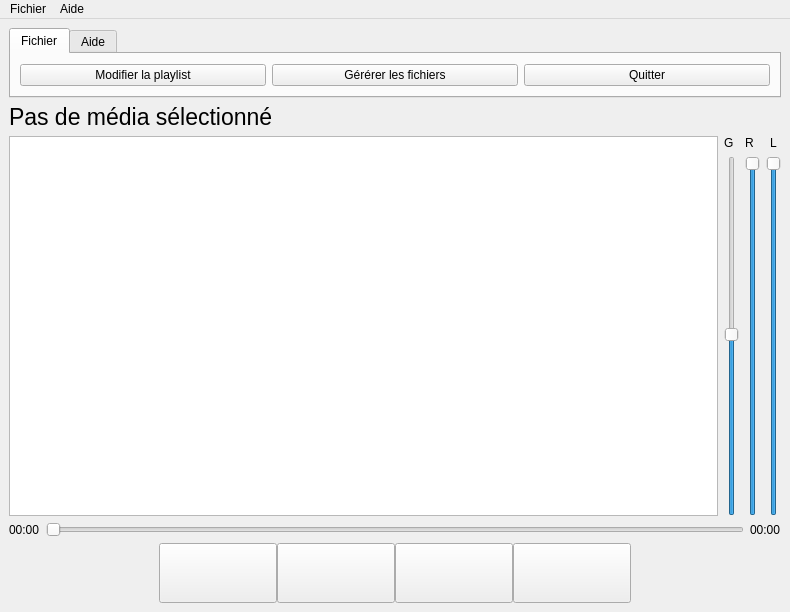
<?xml version="1.0" encoding="UTF-8"?>
<ui version="4.0">
 <class>MainWindow</class>
 <widget class="QMainWindow" name="MainWindow">
  <property name="geometry">
   <rect>
    <x>0</x>
    <y>0</y>
    <width>790</width>
    <height>612</height>
   </rect>
  </property>
  <property name="windowTitle">
   <string>Fast Sound System</string>
  </property>
  <property name="windowIcon">
   <iconset resource="ressources.qrc">
    <normaloff>:/assets/icon.svg</normaloff>:/assets/icon.svg</iconset>
  </property>
  <widget class="QWidget" name="centralwidget">
   <layout class="QGridLayout" name="gridLayout_3">
    <item row="0" column="0">
     <widget class="QTabWidget" name="tabWidget">
      <property name="sizePolicy">
       <sizepolicy hsizetype="Expanding" vsizetype="Maximum">
        <horstretch>0</horstretch>
        <verstretch>0</verstretch>
       </sizepolicy>
      </property>
      <property name="tabShape">
       <enum>QTabWidget::TabShape::Rounded</enum>
      </property>
      <property name="currentIndex">
       <number>0</number>
      </property>
      <property name="elideMode">
       <enum>Qt::TextElideMode::ElideNone</enum>
      </property>
      <widget class="QWidget" name="file">
       <attribute name="title">
        <string>Fichier</string>
       </attribute>
       <layout class="QGridLayout" name="gridLayout">
        <item row="0" column="0">
         <layout class="QHBoxLayout" name="horizontalLayout_5">
          <property name="sizeConstraint">
           <enum>QLayout::SizeConstraint::SetMinimumSize</enum>
          </property>
          <item>
           <widget class="QPushButton" name="pushButton">
            <property name="text">
             <string>Modifier la playlist</string>
            </property>
           </widget>
          </item>
          <item>
           <widget class="QPushButton" name="pushButton_2">
            <property name="text">
             <string>Gérérer les fichiers</string>
            </property>
           </widget>
          </item>
          <item>
           <widget class="QPushButton" name="pushButton_3">
            <property name="text">
             <string>Quitter</string>
            </property>
            <property name="icon">
             <iconset theme="application-exit"/>
            </property>
            <property name="iconSize">
             <size>
              <width>20</width>
              <height>20</height>
             </size>
            </property>
           </widget>
          </item>
         </layout>
        </item>
       </layout>
      </widget>
      <widget class="QWidget" name="help">
       <attribute name="title">
        <string>Aide</string>
       </attribute>
       <layout class="QGridLayout" name="gridLayout_2">
        <item row="0" column="0">
         <widget class="QPushButton" name="pushButton_4">
          <property name="sizePolicy">
           <sizepolicy hsizetype="Fixed" vsizetype="Fixed">
            <horstretch>0</horstretch>
            <verstretch>0</verstretch>
           </sizepolicy>
          </property>
          <property name="text">
           <string>À propos</string>
          </property>
          <property name="icon">
           <iconset theme="dialog-information"/>
          </property>
         </widget>
        </item>
       </layout>
      </widget>
     </widget>
    </item>
    <item row="1" column="0">
     <widget class="QLabel" name="label">
      <property name="font">
       <font>
        <pointsize>17</pointsize>
       </font>
      </property>
      <property name="text">
       <string>Pas de média sélectionné</string>
      </property>
     </widget>
    </item>
    <item row="2" column="0">
     <layout class="QHBoxLayout" name="horizontalLayout_4">
      <item>
       <widget class="QListWidget" name="listWidget">
        <property name="minimumSize">
         <size>
          <width>360</width>
          <height>125</height>
         </size>
        </property>
       </widget>
      </item>
      <item>
       <layout class="QHBoxLayout" name="horizontalLayout_3">
        <item>
         <layout class="QVBoxLayout" name="verticalLayout_2">
          <item>
           <widget class="QLabel" name="General">
            <property name="text">
             <string>G</string>
            </property>
           </widget>
          </item>
          <item>
           <widget class="QSlider" name="Gslider">
            <property name="value">
             <number>50</number>
            </property>
            <property name="orientation">
             <enum>Qt::Orientation::Vertical</enum>
            </property>
           </widget>
          </item>
         </layout>
        </item>
        <item>
         <layout class="QVBoxLayout" name="verticalLayout_3">
          <item>
           <widget class="QLabel" name="Right">
            <property name="text">
             <string>R</string>
            </property>
           </widget>
          </item>
          <item>
           <widget class="QSlider" name="RSlider">
            <property name="value">
             <number>99</number>
            </property>
            <property name="orientation">
             <enum>Qt::Orientation::Vertical</enum>
            </property>
           </widget>
          </item>
         </layout>
        </item>
        <item>
         <layout class="QVBoxLayout" name="verticalLayout">
          <item>
           <widget class="QLabel" name="left">
            <property name="text">
             <string>L</string>
            </property>
            <property name="alignment">
             <set>Qt::AlignmentFlag::AlignCenter</set>
            </property>
           </widget>
          </item>
          <item>
           <widget class="QSlider" name="LSlider">
            <property name="value">
             <number>99</number>
            </property>
            <property name="orientation">
             <enum>Qt::Orientation::Vertical</enum>
            </property>
           </widget>
          </item>
         </layout>
        </item>
       </layout>
      </item>
     </layout>
    </item>
    <item row="3" column="0">
     <layout class="QVBoxLayout" name="verticalLayout_4">
      <item>
       <layout class="QHBoxLayout" name="horizontalLayout_2">
        <property name="sizeConstraint">
         <enum>QLayout::SizeConstraint::SetFixedSize</enum>
        </property>
        <item>
         <widget class="QLabel" name="label_2">
          <property name="text">
           <string>00:00</string>
          </property>
         </widget>
        </item>
        <item>
         <widget class="QSlider" name="horizontalSlider">
          <property name="orientation">
           <enum>Qt::Orientation::Horizontal</enum>
          </property>
         </widget>
        </item>
        <item>
         <widget class="QLabel" name="label_3">
          <property name="text">
           <string>00:00</string>
          </property>
         </widget>
        </item>
       </layout>
      </item>
      <item>
       <layout class="QHBoxLayout" name="horizontalLayout">
        <property name="spacing">
         <number>0</number>
        </property>
        <property name="sizeConstraint">
         <enum>QLayout::SizeConstraint::SetMaximumSize</enum>
        </property>
        <property name="leftMargin">
         <number>150</number>
        </property>
        <property name="rightMargin">
         <number>150</number>
        </property>
        <item>
         <widget class="QPushButton" name="PrevButton">
          <property name="sizePolicy">
           <sizepolicy hsizetype="Minimum" vsizetype="Minimum">
            <horstretch>0</horstretch>
            <verstretch>0</verstretch>
           </sizepolicy>
          </property>
          <property name="minimumSize">
           <size>
            <width>60</width>
            <height>60</height>
           </size>
          </property>
          <property name="text">
           <string/>
          </property>
          <property name="icon">
           <iconset resource="ressources.qrc">
            <normaloff>:/assets/Prev64px.svg</normaloff>:/assets/Prev64px.svg</iconset>
          </property>
          <property name="iconSize">
           <size>
            <width>45</width>
            <height>45</height>
           </size>
          </property>
         </widget>
        </item>
        <item>
         <widget class="QPushButton" name="PlayButton">
          <property name="sizePolicy">
           <sizepolicy hsizetype="Minimum" vsizetype="Minimum">
            <horstretch>0</horstretch>
            <verstretch>0</verstretch>
           </sizepolicy>
          </property>
          <property name="minimumSize">
           <size>
            <width>60</width>
            <height>60</height>
           </size>
          </property>
          <property name="baseSize">
           <size>
            <width>60</width>
            <height>60</height>
           </size>
          </property>
          <property name="text">
           <string/>
          </property>
          <property name="icon">
           <iconset resource="ressources.qrc">
            <normaloff>:/assets/play32px.svg</normaloff>:/assets/play32px.svg</iconset>
          </property>
          <property name="iconSize">
           <size>
            <width>45</width>
            <height>45</height>
           </size>
          </property>
          <property name="flat">
           <bool>false</bool>
          </property>
         </widget>
        </item>
        <item>
         <widget class="QPushButton" name="StopButton">
          <property name="sizePolicy">
           <sizepolicy hsizetype="Minimum" vsizetype="Minimum">
            <horstretch>0</horstretch>
            <verstretch>0</verstretch>
           </sizepolicy>
          </property>
          <property name="minimumSize">
           <size>
            <width>60</width>
            <height>60</height>
           </size>
          </property>
          <property name="text">
           <string/>
          </property>
          <property name="icon">
           <iconset resource="ressources.qrc">
            <normaloff>:/assets/Stop64px.svg</normaloff>:/assets/Stop64px.svg</iconset>
          </property>
          <property name="iconSize">
           <size>
            <width>45</width>
            <height>45</height>
           </size>
          </property>
         </widget>
        </item>
        <item>
         <widget class="QPushButton" name="NextButton">
          <property name="sizePolicy">
           <sizepolicy hsizetype="Minimum" vsizetype="Minimum">
            <horstretch>0</horstretch>
            <verstretch>0</verstretch>
           </sizepolicy>
          </property>
          <property name="text">
           <string/>
          </property>
          <property name="icon">
           <iconset resource="ressources.qrc">
            <normaloff>:/assets/Next64px.svg</normaloff>:/assets/Next64px.svg</iconset>
          </property>
          <property name="iconSize">
           <size>
            <width>45</width>
            <height>45</height>
           </size>
          </property>
         </widget>
        </item>
       </layout>
      </item>
     </layout>
    </item>
   </layout>
  </widget>
  <widget class="QMenuBar" name="menubar">
   <property name="geometry">
    <rect>
     <x>0</x>
     <y>0</y>
     <width>790</width>
     <height>21</height>
    </rect>
   </property>
   <widget class="QMenu" name="menuFichier">
    <property name="styleSheet">
     <string notr="true">QMenu:hover{
	background: rgb(170, 0, 0);
}</string>
    </property>
    <property name="title">
     <string>Fichier</string>
    </property>
    <addaction name="actionG_rer_les_fichiers"/>
    <addaction name="actionModifier_la_playlist"/>
    <addaction name="separator"/>
    <addaction name="actionQuitter"/>
   </widget>
   <widget class="QMenu" name="menuAide">
    <property name="title">
     <string>Aide</string>
    </property>
    <addaction name="action_propos"/>
   </widget>
   <addaction name="menuFichier"/>
   <addaction name="menuAide"/>
  </widget>
  <action name="actionModifier_la_playlist">
   <property name="text">
    <string>Modifier la playlist</string>
   </property>
  </action>
  <action name="actionQuitter">
   <property name="text">
    <string>Quitter</string>
   </property>
  </action>
  <action name="action_propos">
   <property name="text">
    <string>À propos</string>
   </property>
  </action>
  <action name="actionG_rer_les_fichiers">
   <property name="text">
    <string>Gérer les fichiers</string>
   </property>
  </action>
 </widget>
 <resources>
  <include location="ressources.qrc"/>
 </resources>
 <connections/>
</ui>
